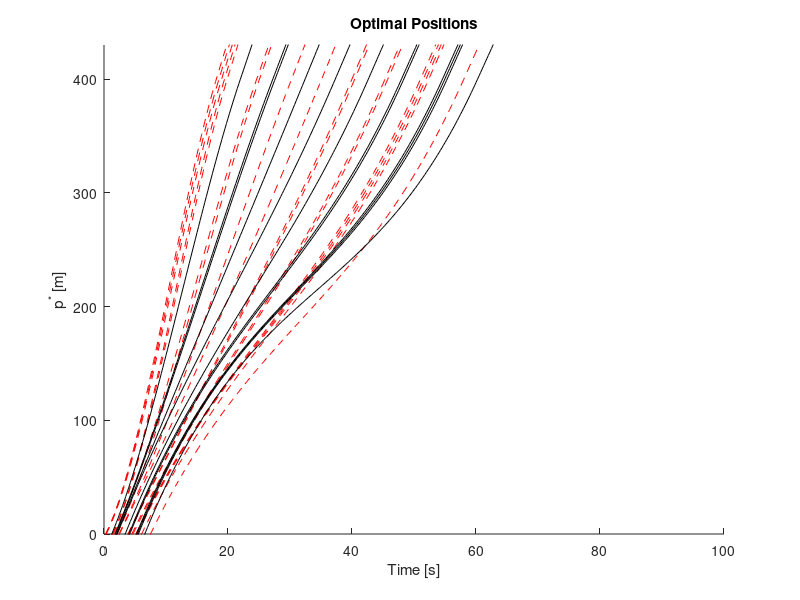
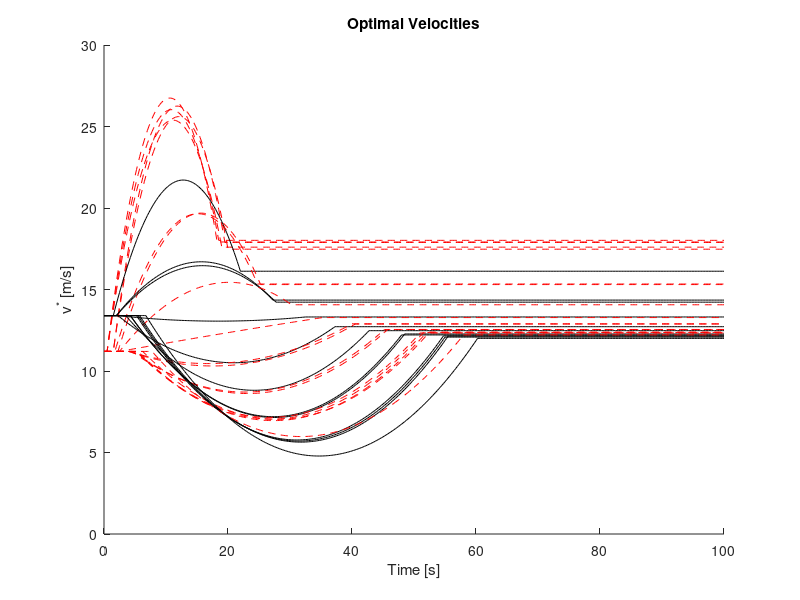
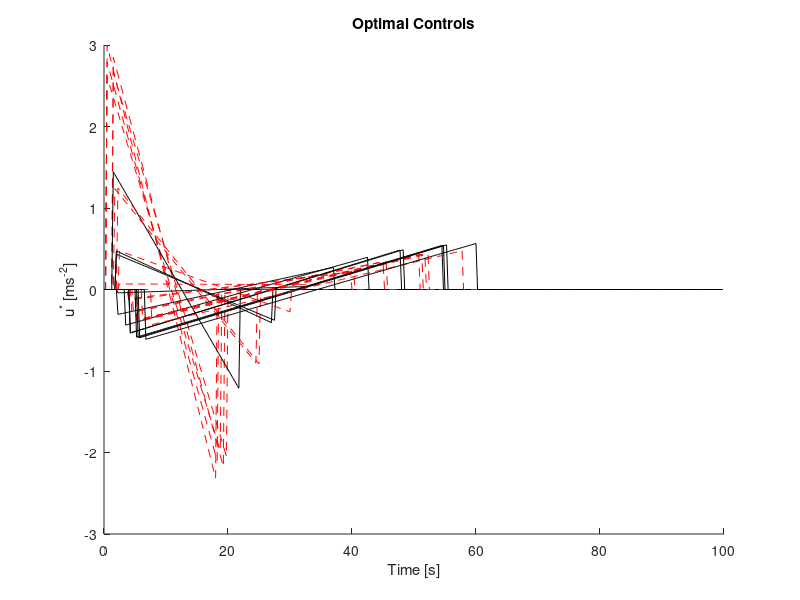

MATLAB code to generate these figures, in order:
%% Parameters

clear; close all; clc

L = 400; % control zone length [m]
S = 30; % merging zone length [m]
delta = 5; % minimum safe following distance [m]
cars = 30; % # cars
dt = 0.25; % time step [s]
tvec = 0:dt:100; % time array

t0 = [10 10 12.5 12.5]'; % time cars enter control zone [s]
v0 = [13.4;11.2]; % speed before entering control zone [m/s]
x0 = -sort(rand(cars,1)*100); % random starting positions, in order
road = round(rand(cars,1)); % randomly assign to roads
for j = 1:cars
    if road(j) == 1
        x{j}(:,1) = [x0(j);v0(1)]; % structure of states (main road)
    else
        x{j}(:,1) = [x0(j);v0(2)]; % structure of states (side road)
    end
end

vf = 13.4; % velocities at final time (same for all cars)
pf = L + S; % positions at final time

for j = 1:cars
    if j == 1
        tf(j) = 20; % Car 1 must pass through in time seconds
    else
        if road(j) == road(j-1) % if on same road as previous car
            tf(j) = tf(j-1) + delta/x{j}(2); % final time (rear collision con)
        else
            tf(j) = tf(j-1) + S/x{j}(2); % final time (lat collision con)
        end
    end
end

%% Initialize

for j = 1:cars
    T = [0 0 0 1; 0 0 1 0;...
        tf(j)^3/6 tf(j)^2/2 tf(j) 1;...
        tf(j)^2/2 tf(j) 1 0];
    b{j}(:,1) = T\[x{j}(:,1); pf; vf];
end

%% Simulate

for j = 1:cars
    for i = 1:length(tvec)-1
        t = tvec(i+1);
        if ceil(x{j}(1,i)) < L && x{j}(1,i) >= 0 % if in ctrl/merg zones
            x{j}(1,i+1) = b{j}(1,i)*t^3/6 + b{j}(2,i)*t^2/2 + b{j}(3,i)*t + b{j}(4,i); % position
            x{j}(2,i+1) = b{j}(1,i)*t^2/2 + b{j}(2,i)*t + b{j}(3,i); % veloc
            u{j}(i) = b{j}(1,i)*t + b{j}(2,i);
        else
            u{j}(i) = 0;
            x{j}(1,i+1) = x{j}(1,i) + dt*x{j}(2,i);
            x{j}(2,i+1) = x{j}(2,i);
        end
        T = [t^3/6 t^2/2 t 1; ...
            t^2/2 t 1 0; ...
            tf(j)^3/6 tf(j)^2/2 tf(j) 1; ...
            tf(j)^2/2 tf(j) 1 0];
        b{j}(:,i+1) = T\[x{j}(:,i+1); pf; vf];
    end
end

%% Plot

figure % Positions
hold on
for j = 1:cars
    if road(j) == 1
        col = '-k';
    else
        col = '--r';
    end
    plot(tvec,x{j}(1,:),col)
end
xlabel 'Time [s]'
ylabel 'p^* [m]'
ylim([0 430])
title('Optimal Positions')

figure % Velocities
hold all
for j = 1:cars
    if road(j) == 1
        col = '-k';
    else
        col = '--r';
    end
    plot(tvec,x{j}(2,:),col)
end
xlabel 'Time [s]'
ylabel 'v^* [m/s]'
ylim([0 30])
title('Optimal Velocities')

figure % Controls
hold all
for j = 1:cars
    if road(j) == 1
        col = '-k';
    else
        col = '--r';
    end
    plot(tvec(1:length(u{j})),u{j},col)
end
xlabel 'Time [s]'
ylabel 'u^* [ms^{-2}]'
title('Optimal Controls')

%% Get Fuel Consumption

q0 = 0.1569;
q1 = 2.45*10^-2;
q2 = -7.415*10^-4;
q3 = 5.975*10^-5;
r0 = 0.07224;
r1 = 9.681*10^-2;
r2 = 1.075*10^-3;

fcruise = zeros(cars,length(u{j})); % fuel consumed at constant speed
facc = zeros(cars,length(t)); % fuel consumed due to acc
fv = zeros(cars,length(t)); % total fuel consumed
cost = zeros(cars,1); % total cost

for j=1:cars
    for i=1:length(u)
        ti = tvec(i);
        fcruise(j,i) = q0 + q1*x{j}(2,i) + q2*x{j}(2,i)^2 + q3*x{j}(2,i)^3;
        facc(j,i) = u{j}(i)*(r0 + r1*x{j}(2,i) + r2*x{j}(2,i)^2);
        fv(j,i) = fcruise(j,i) + facc(j,i);
    end
    cost(j) = sum(fv(j,:));
end
